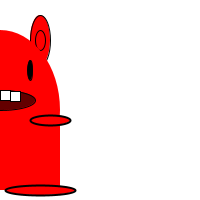
Frame 1 (no input)
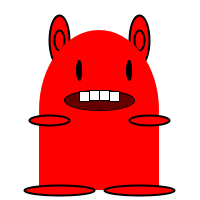
Frame 60 (the mouse pressed at the canvas centre just before this capture)
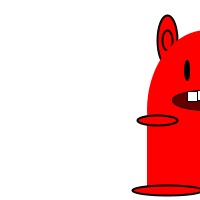
Frame 120 (the mouse held since frame 60 and released just before this capture)

The Processing sketch that drew these frames (run headless with seeded random() and noise(); from frame 60 on, the mouse is pressed at the canvas centre):

// Processing sketch: processing_124266
// ── processing_124266.pde

int monstertjeX;
int monstertjeY;
int richting;
int teller;
boolean test;

void setup() {
  size(200, 200);
  //monstertjeX = 100;//aan doen voor alleen omhoog
  monstertjeY = 100;
  richting=9;
  teller=0;
}

void draw () {

if(test == true) {
  fill(0);
  } else {
  fill(255,0,0);
  }



    //monstertjeY = monstertjeY -1;     dit is van boven naar beneden
    //monstertjeX = mouseX; //toch bewegen links/rechts




    background(255);


    stroke(1);

    ellipseMode(CENTER);
    ellipse (monstertjeX-40, monstertjeY-60, 20, 50); //oor links


    ellipse (monstertjeX+40, monstertjeY-60, 20, 50); //oor rechts


    ellipse (monstertjeX-40, monstertjeY-60, 10, 20); //binnen oor links


    ellipse (monstertjeX+40, monstertjeY-60, 10, 20); //binnen oor rechts



    strokeWeight(2);
    noStroke();
    ellipse (monstertjeX, monstertjeY+10, 120, 160); //lichaam
    rect (monstertjeX-60, monstertjeY+20, 120, 70);  //lichaam



    stroke(1);
    strokeWeight(2);




    strokeWeight(1);
    
if(test == true) {
  fill(0);
  } else {
  fill(100,0,0);
  }
    ellipse(monstertjeX, monstertjeY, 70, 20);   //mond


  ;if(test == true) {
  fill(0);
  } else {
  fill(255);
  }
    rect(monstertjeX-10, monstertjeY-10, 10, 10); //tand
    rect(monstertjeX, monstertjeY-10, 10, 10);//tand
    rect(monstertjeX+10, monstertjeY-9, 10, 10);//tand
    rect(monstertjeX-20, monstertjeY-9, 10, 10);//tand


    fill(0);
    ellipse(monstertjeX+30, monstertjeY-30, 5, 20); //oog rechts

    ellipse(monstertjeX-20, monstertjeY-30, 5, 20); //oog links

    strokeWeight(2);
if(test == true) {
  fill(0);
  } else {
  fill(255,0,0);
  }
    ellipse(monstertjeX-40, monstertjeY+90, 70, 10);//linkervoet
    ellipse(monstertjeX+40, monstertjeY+90, 70, 10);//rechtervoet

    ellipse (monstertjeX-50, monstertjeY+20, 40, 10); //arm links
    ellipse (monstertjeX+50, monstertjeY+20, 40, 10); //arm rechts
  
  
    monstertjeX=monstertjeX+richting;

//als monstertje de rand raakt dan omkeren
  if (monstertjeX > width ||monstertjeX<0){ 
    richting=-richting;


  
    if (teller==10) {
      teller=0;
      test=!test;
    }
    

    teller = teller+1;
        println(teller);

  }
}
